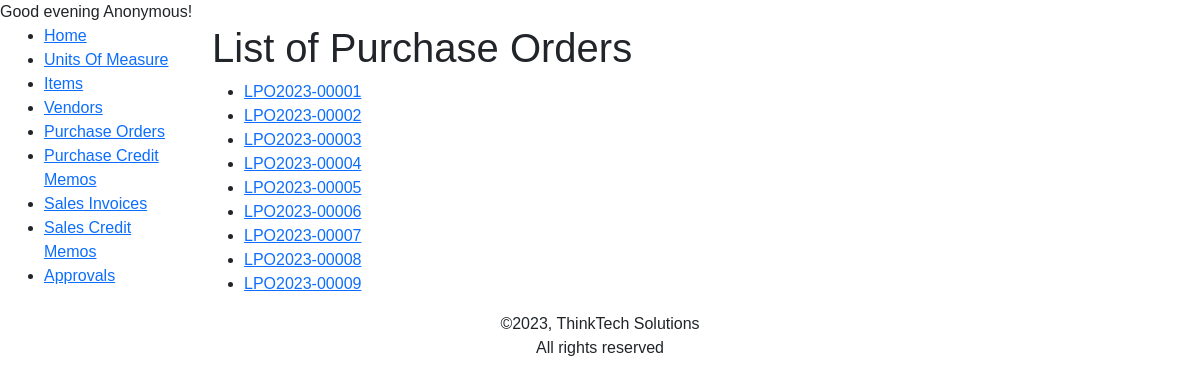
The page /inventory/purchaseorders/ on the database its author committed.
### inventory/models.py (models this page shows, shortened)
class PurchaseHeader(models.Model):
    number = AlphanumericAutoField(primary_key=True, editable=False)
    vendor = models.ForeignKey(Vendor, on_delete=models.PROTECT, related_name='vendor', related_query_name='vendor')
    date = models.DateField(auto_now_add=True, editable=False)
    total = models.IntegerField(editable=False, default=0)
    last_modified_at = models.DateTimeField(auto_now=True, editable=False)
    approval_status = ((0, 'Open'), (1, 'Pending Approval'), (2, 'Approved'), (3, 'Cancelled Approval'))
    status = models.CharField(max_length=30, choices=approval_status, default=0)
    created_by = models.ForeignKey('auth.User', blank=True, null=True, default=None, on_delete=models.PROTECT, related_name='lpo', related_query_name='lpo',editable=False)
    modified_by = models.ForeignKey('auth.User', blank=True, null=True, default=None, on_delete=models.PROTECT, related_name='lpo_m', related_query_name='lpo_m',editable=False)
    def get_absolute_url(self):
        return reverse('purchaseorder-detail', args=[str(self.number)])
    class Meta:
        verbose_name_plural = 'Purchase Orders'
        ordering = ["number"]

### inventory/views.py (the view)
# urls.py: path('purchaseorders/', views.PurchaseHeaderListView.as_view(), name='purchaseorders'),
class PurchaseHeaderListView(generic.ListView):
    model = PurchaseHeader
    paginate_by = 25

### inventory/templatetags/custom_filters.py (called while the page is built)
@register.filter
def greeting(value):
    current_time = datetime.now().time()
    current_hour = current_time.hour
    if 5 <= current_hour < 12:
        time_category = "morning"
    elif 12 <= current_hour < 17:
        time_category = "afternoon"
    elif 17 <= current_hour < 20:
        time_category = "evening"
    else:
        time_category = "night"
    return f"Good {time_category}"

### inventory/templates/inventory/purchaseheader_list.html (shortened to what this page needs)
{% extends "inventory/base.html" %}
{% block content %}
    <h1>List of Purchase Orders</h1>
    <ul>
        {% for lpo in purchaseheader_list %}
        <li><a href="{{ lpo.get_absolute_url }}">{{lpo.number}}</a></li>
        {% endfor %}
    </ul>
{% endblock %}

### inventory/static/inventory/styles.css (style rules this page uses)
body { font-family: Arial, Helvetica, sans-serif; }

### rows shown on the page
PurchaseHeader: number "LPO2023-00001"
PurchaseHeader: number "LPO2023-00002"
PurchaseHeader: number "LPO2023-00003"
PurchaseHeader: number "LPO2023-00004"
PurchaseHeader: number "LPO2023-00005"
PurchaseHeader: number "LPO2023-00006"
PurchaseHeader: number "LPO2023-00007"
PurchaseHeader: number "LPO2023-00008"
PurchaseHeader: number "LPO2023-00009"

### other values the page prints
{{ "User"|greeting }} "Good evening"
